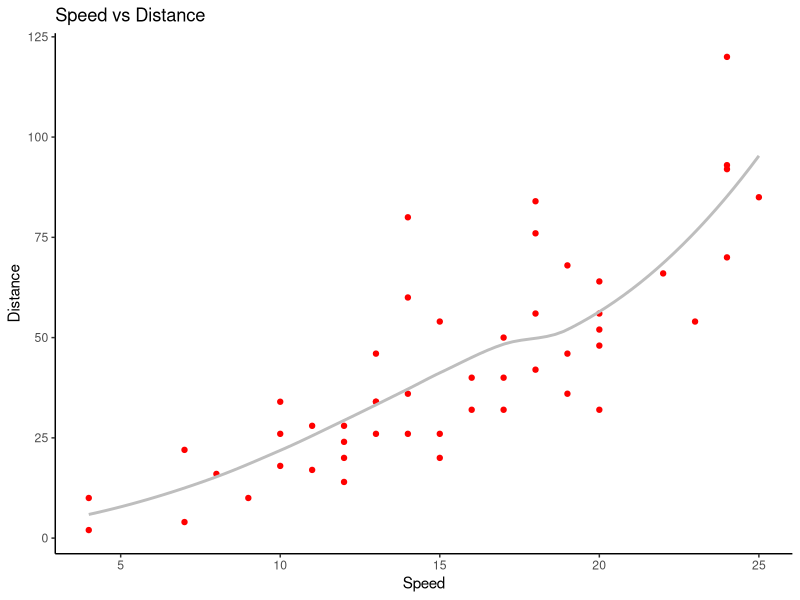
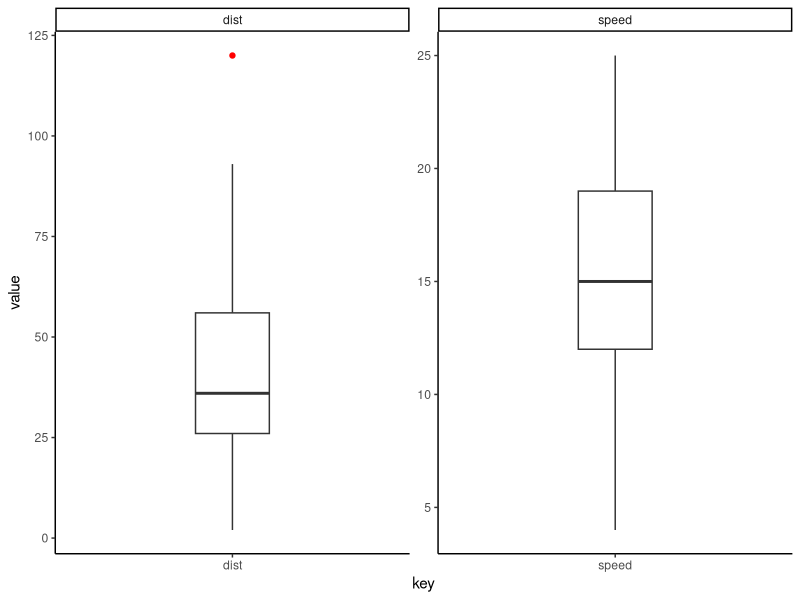
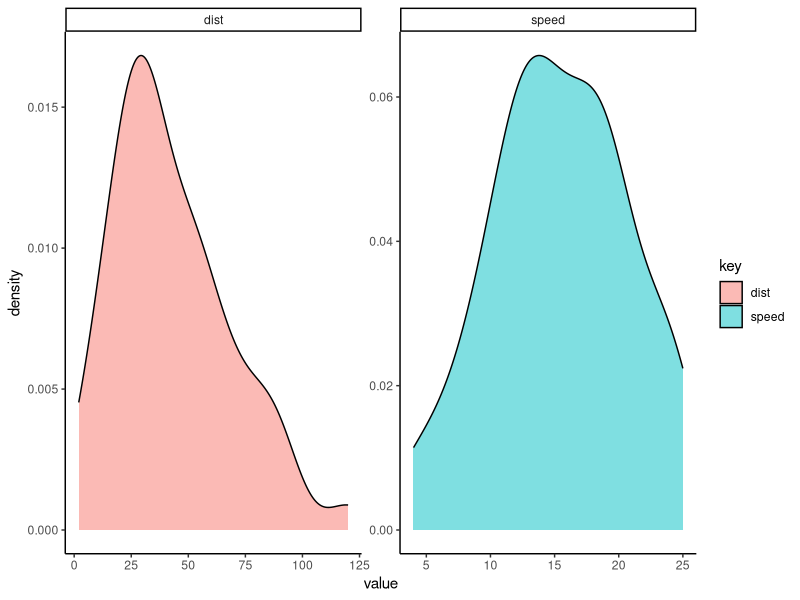

Here is the R script that generated these plots, in order:
data1 <- cars
head(data1)

library(dplyr)
install.packages("ggplot2")
library(ggplot2)

data1 %>% 
  ggplot(aes(x = speed, y = dist)) + 
  geom_point(colour = "red") + 
  geom_smooth(se = F, colour = "grey") +
  theme_classic() +
  labs(x = "Speed", y = "Distance", 
       title = "Speed vs Distance")

install.packages("tidyr")
library(tidyr)

data1 %>% 
  gather() %>% 
  ggplot(aes(key, value)) +
  geom_boxplot(
    outlier.color = "red",
    size = .5,
    width = .25
  ) +
  facet_wrap(~key, scales = "free") +
  theme_classic()

data1 %>% 
  gather() %>% 
  ggplot(aes(value, fill = key)) +
  geom_density(alpha = .5) +
  facet_wrap(~key, scale = "free") +
  theme_classic()

print(cor(data1$speed, data1$dist))
lm_model = lm(dist ~ speed, data = data1)
print(lm_model)
model_summary = summary(lm_model)
print(model_summary)
print(names(model_summary))
print(model_summary$coefficients)
model_coeff <- model_summary$coefficients
print(class(model_coeff))

t_value <- model_coeff['speed', 'Estimate'] / 
  model_coeff['speed', 'Std. Error']
t_value
f_value = model_summary$fstatistic[1]
f_value
summary(model_summary$fstatistic)
model_summary$adj.r.squared
AIC(lm_model)
BIC(lm_model)

names(data1)
data1$id = 1:nrow(data1)
train <-  data1 %>% 
  sample_frac(size = .8, 
              replace = F)
test <- data1 %>% 
  anti_join(train, by = 'id')

help("sample_frac")
help("anti_join")

train_model = lm(dist ~ speed, data = train)
summary(train_model)
help("predict")
preds <- predict(train_model, test)
